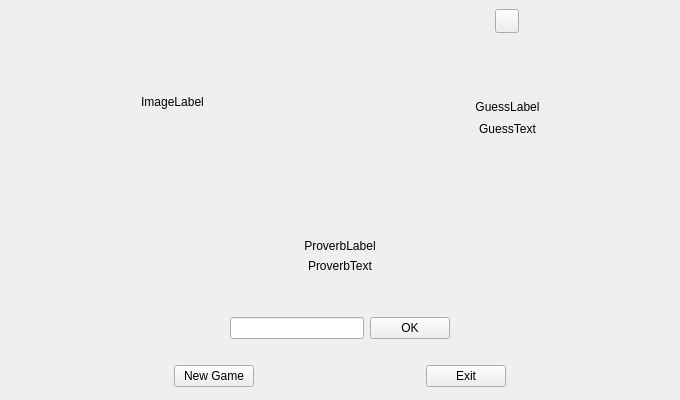
<?xml version="1.0" encoding="UTF-8"?>
<ui version="4.0">
 <class>MainWindow</class>
 <widget class="QMainWindow" name="MainWindow">
  <property name="geometry">
   <rect>
    <x>0</x>
    <y>0</y>
    <width>680</width>
    <height>400</height>
   </rect>
  </property>
  <property name="sizePolicy">
   <sizepolicy hsizetype="Expanding" vsizetype="Preferred">
    <horstretch>0</horstretch>
    <verstretch>0</verstretch>
   </sizepolicy>
  </property>
  <property name="minimumSize">
   <size>
    <width>400</width>
    <height>400</height>
   </size>
  </property>
  <property name="maximumSize">
   <size>
    <width>800</width>
    <height>600</height>
   </size>
  </property>
  <property name="windowTitle">
   <string>MainWindow</string>
  </property>
  <widget class="QWidget" name="CentralWidget">
   <property name="minimumSize">
    <size>
     <width>400</width>
     <height>400</height>
    </size>
   </property>
   <layout class="QVBoxLayout" name="verticalLayout">
    <item>
     <layout class="QGridLayout" name="GridLayout">
      <property name="sizeConstraint">
       <enum>QLayout::SetMinimumSize</enum>
      </property>
      <property name="spacing">
       <number>8</number>
      </property>
      <item row="0" column="0">
       <widget class="QLabel" name="ImageLabel">
        <property name="sizePolicy">
         <sizepolicy hsizetype="Preferred" vsizetype="Preferred">
          <horstretch>0</horstretch>
          <verstretch>0</verstretch>
         </sizepolicy>
        </property>
        <property name="text">
         <string>ImageLabel</string>
        </property>
        <property name="alignment">
         <set>Qt::AlignCenter</set>
        </property>
       </widget>
      </item>
      <item row="0" column="1">
       <layout class="QVBoxLayout" name="verticalLayout_2">
        <item>
         <layout class="QHBoxLayout" name="horizontalLayout_3">
          <item>
           <spacer name="horizontalSpacer_6">
            <property name="orientation">
             <enum>Qt::Horizontal</enum>
            </property>
            <property name="sizeType">
             <enum>QSizePolicy::Preferred</enum>
            </property>
            <property name="sizeHint" stdset="0">
             <size>
              <width>40</width>
              <height>20</height>
             </size>
            </property>
           </spacer>
          </item>
          <item>
           <widget class="QPushButton" name="ToolButton">
            <property name="sizePolicy">
             <sizepolicy hsizetype="Fixed" vsizetype="Fixed">
              <horstretch>0</horstretch>
              <verstretch>0</verstretch>
             </sizepolicy>
            </property>
            <property name="minimumSize">
             <size>
              <width>24</width>
              <height>24</height>
             </size>
            </property>
            <property name="maximumSize">
             <size>
              <width>24</width>
              <height>24</height>
             </size>
            </property>
            <property name="text">
             <string/>
            </property>
           </widget>
          </item>
          <item>
           <spacer name="horizontalSpacer_7">
            <property name="orientation">
             <enum>Qt::Horizontal</enum>
            </property>
            <property name="sizeType">
             <enum>QSizePolicy::Preferred</enum>
            </property>
            <property name="sizeHint" stdset="0">
             <size>
              <width>40</width>
              <height>20</height>
             </size>
            </property>
           </spacer>
          </item>
         </layout>
        </item>
        <item>
         <widget class="QLabel" name="GuessLabel">
          <property name="text">
           <string>GuessLabel</string>
          </property>
          <property name="alignment">
           <set>Qt::AlignBottom|Qt::AlignHCenter</set>
          </property>
         </widget>
        </item>
        <item>
         <widget class="QLabel" name="GuessText">
          <property name="text">
           <string>GuessText</string>
          </property>
          <property name="alignment">
           <set>Qt::AlignHCenter|Qt::AlignTop</set>
          </property>
         </widget>
        </item>
       </layout>
      </item>
     </layout>
    </item>
    <item>
     <layout class="QVBoxLayout" name="verticalLayout_3">
      <item>
       <widget class="QLabel" name="ProverbLabel">
        <property name="text">
         <string>ProverbLabel</string>
        </property>
        <property name="alignment">
         <set>Qt::AlignBottom|Qt::AlignHCenter</set>
        </property>
        <property name="margin">
         <number>0</number>
        </property>
        <property name="indent">
         <number>-1</number>
        </property>
       </widget>
      </item>
      <item>
       <widget class="QLabel" name="ProverbText">
        <property name="text">
         <string>ProverbText</string>
        </property>
        <property name="alignment">
         <set>Qt::AlignHCenter|Qt::AlignTop</set>
        </property>
       </widget>
      </item>
      <item>
       <layout class="QHBoxLayout" name="horizontalLayout_2">
        <item>
         <spacer name="horizontalSpacer">
          <property name="orientation">
           <enum>Qt::Horizontal</enum>
          </property>
          <property name="sizeHint" stdset="0">
           <size>
            <width>40</width>
            <height>20</height>
           </size>
          </property>
         </spacer>
        </item>
        <item>
         <layout class="QHBoxLayout" name="horizontalLayout_4" stretch="0,0">
          <property name="sizeConstraint">
           <enum>QLayout::SetDefaultConstraint</enum>
          </property>
          <item>
           <widget class="QLineEdit" name="PlayerInput">
            <property name="inputMask">
             <string/>
            </property>
           </widget>
          </item>
          <item>
           <widget class="QPushButton" name="OkButton">
            <property name="text">
             <string>OK</string>
            </property>
           </widget>
          </item>
         </layout>
        </item>
        <item>
         <spacer name="horizontalSpacer_2">
          <property name="orientation">
           <enum>Qt::Horizontal</enum>
          </property>
          <property name="sizeHint" stdset="0">
           <size>
            <width>40</width>
            <height>20</height>
           </size>
          </property>
         </spacer>
        </item>
       </layout>
      </item>
      <item>
       <spacer name="verticalSpacer">
        <property name="orientation">
         <enum>Qt::Vertical</enum>
        </property>
        <property name="sizeType">
         <enum>QSizePolicy::Fixed</enum>
        </property>
        <property name="sizeHint" stdset="0">
         <size>
          <width>20</width>
          <height>20</height>
         </size>
        </property>
       </spacer>
      </item>
      <item>
       <layout class="QHBoxLayout" name="horizontalLayout">
        <item>
         <spacer name="horizontalSpacer_3">
          <property name="orientation">
           <enum>Qt::Horizontal</enum>
          </property>
          <property name="sizeHint" stdset="0">
           <size>
            <width>40</width>
            <height>20</height>
           </size>
          </property>
         </spacer>
        </item>
        <item>
         <widget class="QPushButton" name="NewGameButton">
          <property name="text">
           <string>New Game</string>
          </property>
         </widget>
        </item>
        <item>
         <spacer name="horizontalSpacer_4">
          <property name="orientation">
           <enum>Qt::Horizontal</enum>
          </property>
          <property name="sizeHint" stdset="0">
           <size>
            <width>40</width>
            <height>20</height>
           </size>
          </property>
         </spacer>
        </item>
        <item>
         <widget class="QPushButton" name="ExitButton">
          <property name="text">
           <string>Exit</string>
          </property>
         </widget>
        </item>
        <item>
         <spacer name="horizontalSpacer_5">
          <property name="orientation">
           <enum>Qt::Horizontal</enum>
          </property>
          <property name="sizeType">
           <enum>QSizePolicy::Expanding</enum>
          </property>
          <property name="sizeHint" stdset="0">
           <size>
            <width>40</width>
            <height>20</height>
           </size>
          </property>
         </spacer>
        </item>
       </layout>
      </item>
     </layout>
    </item>
    <item>
     <spacer name="verticalSpacer_2">
      <property name="orientation">
       <enum>Qt::Vertical</enum>
      </property>
      <property name="sizeType">
       <enum>QSizePolicy::Fixed</enum>
      </property>
      <property name="sizeHint" stdset="0">
       <size>
        <width>20</width>
        <height>4</height>
       </size>
      </property>
     </spacer>
    </item>
   </layout>
  </widget>
 </widget>
 <resources/>
 <connections/>
</ui>
